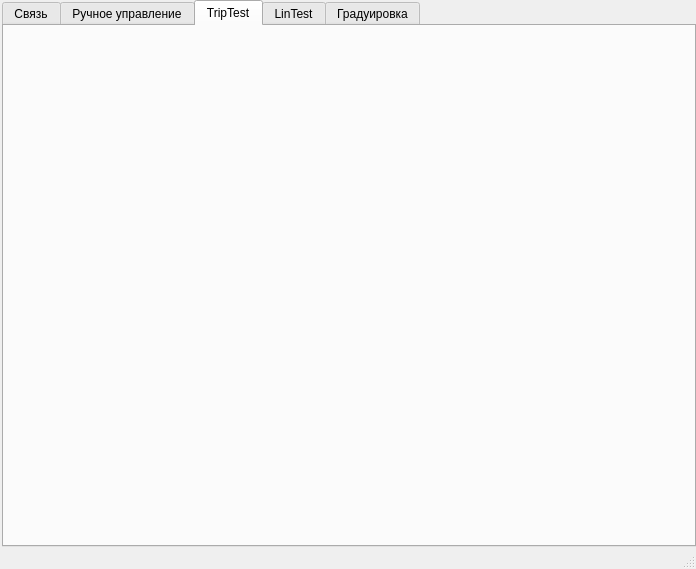
<?xml version="1.0" encoding="UTF-8"?>
<ui version="4.0">
 <class>MainWindow</class>
 <widget class="QMainWindow" name="MainWindow">
  <property name="geometry">
   <rect>
    <x>0</x>
    <y>0</y>
    <width>696</width>
    <height>569</height>
   </rect>
  </property>
  <property name="windowTitle">
   <string>Электросила</string>
  </property>
  <widget class="QWidget" name="centralwidget">
   <layout class="QVBoxLayout" name="verticalLayout">
    <property name="spacing">
     <number>0</number>
    </property>
    <property name="leftMargin">
     <number>2</number>
    </property>
    <property name="topMargin">
     <number>0</number>
    </property>
    <property name="rightMargin">
     <number>0</number>
    </property>
    <property name="bottomMargin">
     <number>0</number>
    </property>
    <item>
     <widget class="QTabWidget" name="tabWidget">
      <property name="currentIndex">
       <number>2</number>
      </property>
      <property name="tabsClosable">
       <bool>false</bool>
      </property>
      <property name="tabBarAutoHide">
       <bool>false</bool>
      </property>
      <widget class="Communications" name="tabCommunications">
       <attribute name="title">
        <string>Связь</string>
       </attribute>
      </widget>
      <widget class="Measurements" name="tabMeasurements">
       <attribute name="title">
        <string>Ручное управление</string>
       </attribute>
      </widget>
      <widget class="TripTest" name="tab_2">
       <attribute name="title">
        <string>TripTest</string>
       </attribute>
      </widget>
      <widget class="LinTest" name="tab">
       <attribute name="title">
        <string>LinTest</string>
       </attribute>
      </widget>
      <widget class="Graduation" name="tabGraduation">
       <attribute name="title">
        <string>Градуировка</string>
       </attribute>
      </widget>
     </widget>
    </item>
   </layout>
  </widget>
  <widget class="QMenuBar" name="menubar">
   <property name="geometry">
    <rect>
     <x>0</x>
     <y>0</y>
     <width>696</width>
     <height>21</height>
    </rect>
   </property>
  </widget>
  <widget class="QStatusBar" name="statusbar"/>
 </widget>
 <customwidgets>
  <customwidget>
   <class>Graduation</class>
   <extends>QWidget</extends>
   <header>graduation.h</header>
   <container>1</container>
  </customwidget>
  <customwidget>
   <class>Measurements</class>
   <extends>QWidget</extends>
   <header>measurements.h</header>
   <container>1</container>
  </customwidget>
  <customwidget>
   <class>Communications</class>
   <extends>QWidget</extends>
   <header>communications.h</header>
   <container>1</container>
  </customwidget>
  <customwidget>
   <class>LinTest</class>
   <extends>QWidget</extends>
   <header>lintest.h</header>
   <container>1</container>
  </customwidget>
  <customwidget>
   <class>TripTest</class>
   <extends>QWidget</extends>
   <header>triptest.h</header>
   <container>1</container>
  </customwidget>
 </customwidgets>
 <resources/>
 <connections/>
</ui>
